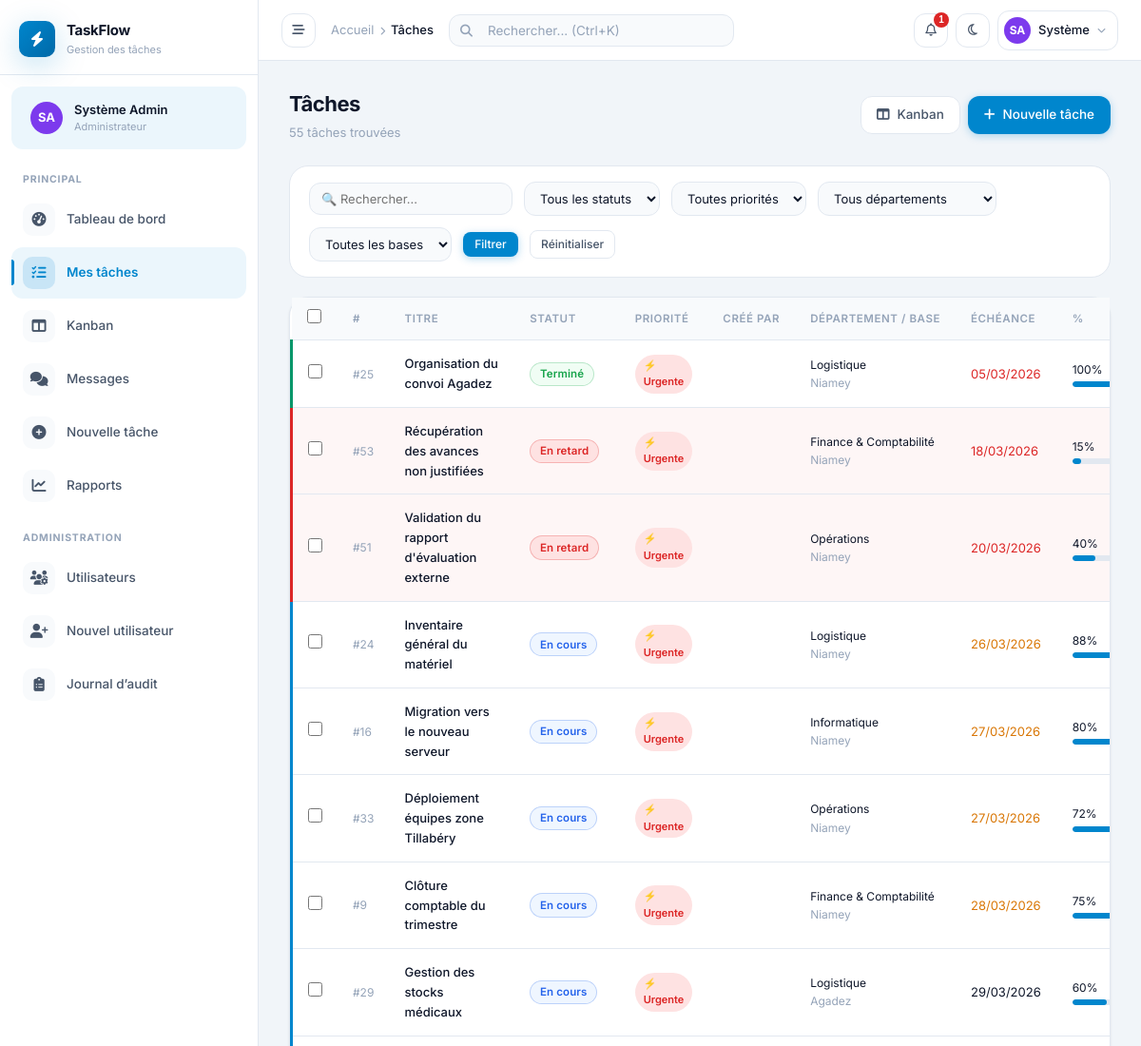
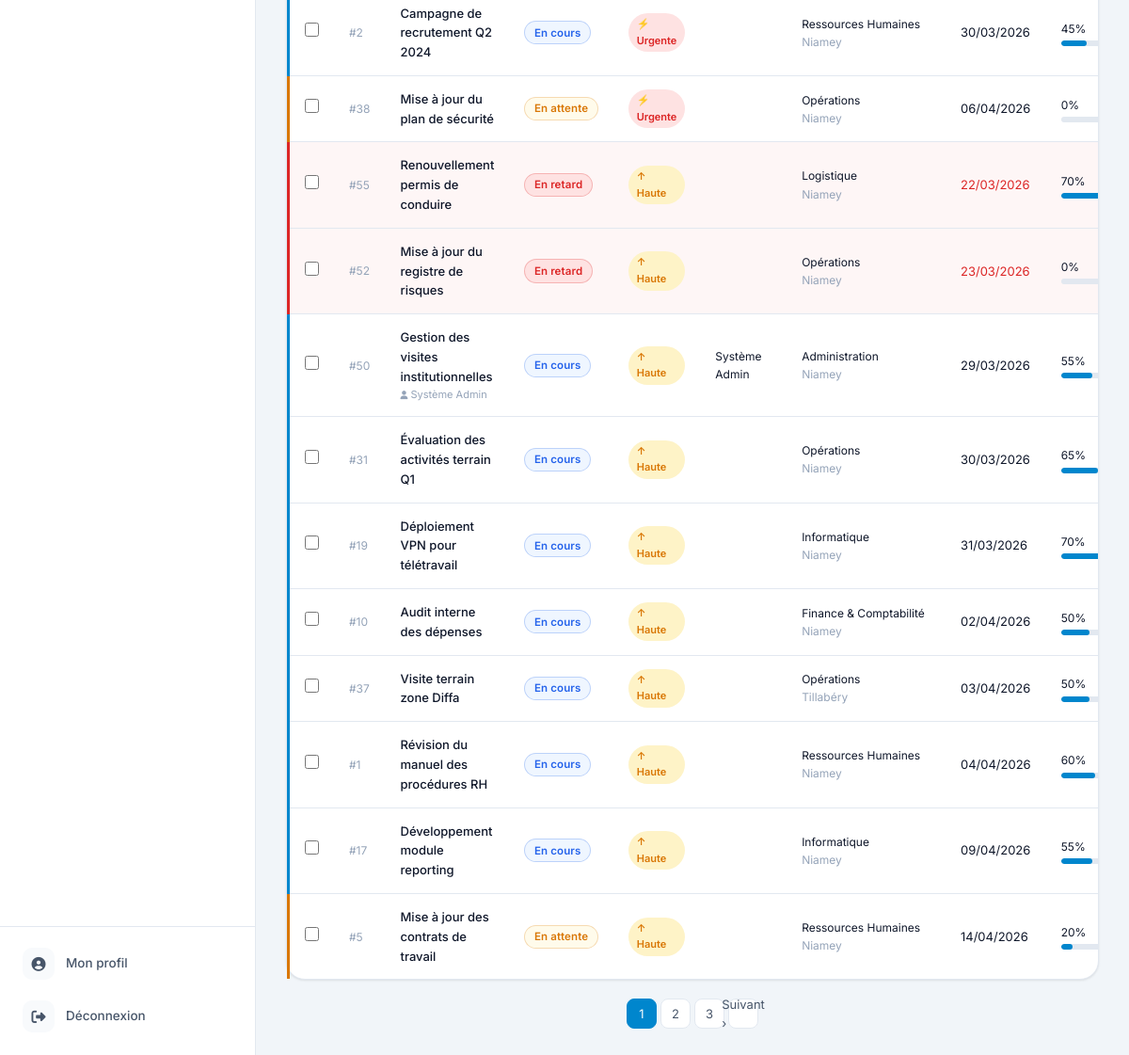
Screenshot of /pages/tasks/list.php (signed in) with the database file from the repository (2 pictures, top to bottom).
### tables this page shows
CREATE TABLE IF NOT EXISTS `users` (
  `id`           INT UNSIGNED AUTO_INCREMENT PRIMARY KEY,
  `nom`          VARCHAR(100) NOT NULL,
  `prenom`       VARCHAR(100) NOT NULL,
  `email`         VARCHAR(200) NOT NULL UNIQUE,
  `notify_email`  TINYINT(1) NOT NULL DEFAULT 1 COMMENT '1 = recevoir les notifications par e-mail',
  `password`      VARCHAR(255) NOT NULL,
  `role`         ENUM('employe','superviseur','chef_dept','cheffe_mission','admin') DEFAULT 'employe',
  `departement_id` INT UNSIGNED DEFAULT NULL,
  `base_id`      INT UNSIGNED DEFAULT NULL,
  `photo`        VARCHAR(255) DEFAULT NULL,
  `telephone`    VARCHAR(30) DEFAULT NULL,
  `poste`        VARCHAR(150) DEFAULT NULL,
  `actif`        TINYINT(1) DEFAULT 1,
  `last_login`   DATETIME DEFAULT NULL,
  `created_at`   TIMESTAMP DEFAULT CURRENT_TIMESTAMP,
  `updated_at`   TIMESTAMP DEFAULT CURRENT_TIMESTAMP ON UPDATE CURRENT_TIMESTAMP,
  FOREIGN KEY (`departement_id`) REFERENCES `departements`(`id`) ON DELETE SET NULL,
  FOREIGN KEY (`base_id`) REFERENCES `bases`(`id`) ON DELETE SET NULL
);

CREATE TABLE IF NOT EXISTS `taches` (
  `id`                   INT UNSIGNED AUTO_INCREMENT PRIMARY KEY,
  `titre`                VARCHAR(255) NOT NULL,
  `description`          TEXT,
  `statut`               ENUM('pas_fait','en_cours','en_attente','termine','annule','en_retard','rejete') DEFAULT 'pas_fait',
  `priorite`             ENUM('basse','normale','haute','urgente') DEFAULT 'normale',
  `date_creation`        DATETIME DEFAULT CURRENT_TIMESTAMP,
  `date_debut`           DATE DEFAULT NULL,
  `date_echeance`        DATE NOT NULL,
  `date_cloture`         DATETIME DEFAULT NULL,
  `createur_id`          INT UNSIGNED NOT NULL,
  `departement_id`       INT UNSIGNED DEFAULT NULL,
  `base_id`              INT UNSIGNED DEFAULT NULL,
  `categorie_id`         INT UNSIGNED DEFAULT NULL,
  `pourcentage`          TINYINT UNSIGNED DEFAULT 0,
  `tache_parente_id`     INT UNSIGNED DEFAULT NULL,
  `updated_at`           TIMESTAMP DEFAULT CURRENT_TIMESTAMP ON UPDATE CURRENT_TIMESTAMP,
  FOREIGN KEY (`createur_id`)      REFERENCES `users`(`id`),
  FOREIGN KEY (`departement_id`)   REFERENCES `departements`(`id`) ON DELETE SET NULL,
  FOREIGN KEY (`base_id`)          REFERENCES `bases`(`id`) ON DELETE SET NULL,
  FOREIGN KEY (`categorie_id`)     REFERENCES `categories`(`id`) ON DELETE SET NULL,
  FOREIGN KEY (`tache_parente_id`) REFERENCES `taches`(`id`) ON DELETE SET NULL
);

CREATE TABLE IF NOT EXISTS `departements` (
  `id`         INT UNSIGNED AUTO_INCREMENT PRIMARY KEY,
  `nom`        VARCHAR(100) NOT NULL,
  `base_id`    INT UNSIGNED,
  `chef_id`    INT UNSIGNED DEFAULT NULL,
  `actif`      TINYINT(1) DEFAULT 1,
  `created_at` TIMESTAMP DEFAULT CURRENT_TIMESTAMP,
  FOREIGN KEY (`base_id`) REFERENCES `bases`(`id`) ON DELETE SET NULL
);

CREATE TABLE IF NOT EXISTS `bases` (
  `id`         INT UNSIGNED AUTO_INCREMENT PRIMARY KEY,
  `nom`        VARCHAR(100) NOT NULL,
  `code`       VARCHAR(20)  NOT NULL UNIQUE,
  `region`     VARCHAR(100),
  `actif`      TINYINT(1) DEFAULT 1,
  `created_at` TIMESTAMP DEFAULT CURRENT_TIMESTAMP
);

### pages/tasks/list.php (the view, shortened to what the rows shown need)
<?php
require_once __DIR__ . '/../../includes/header.php';
?>
<?php
$pdo = getDB();
$filterStatut   = $_GET['statut']   ?? '';
$filterPriorite = $_GET['priorite'] ?? '';
$filterDept     = (int)($_GET['dept'] ?? 0);
$filterBase     = (int)($_GET['base'] ?? 0);
$filterSearch   = trim($_GET['q'] ?? '');
$page           = max(1, (int)($_GET['page'] ?? 1));
$where  = ['1=1'];
$params = [];
if ($currentUser['role'] === 'employe') {
    $where[] = "ta.user_id = ?";
    $params[] = $currentUser['id'];
    $join = "JOIN taches_assignees ta ON ta.tache_id = t.id";
} elseif (in_array($currentUser['role'], ['superviseur','chef_dept'])) {
    $where[] = "t.departement_id = ?";
    $params[] = $currentUser['departement_id'];
    $join = "";
} else {
    $join = "";
}
$whereStr = implode(' AND ', $where);
$countSql  = "SELECT COUNT(DISTINCT t.id) FROM taches t $join WHERE $whereStr";
$countStmt = $pdo->prepare($countSql);
$countStmt->execute($params);
$total = (int)$countStmt->fetchColumn();
$pag = paginate($total, $page);
$dataSql = "SELECT DISTINCT t.*,
    u.prenom AS createur_prenom, u.nom AS createur_nom,
    d.nom AS dept_nom, b.nom AS base_nom,
    (SELECT GROUP_CONCAT(CONCAT(u2.prenom,' ',u2.nom) SEPARATOR ', ')
     FROM taches_assignees ta2 JOIN users u2 ON u2.id=ta2.user_id
     WHERE ta2.tache_id=t.id) AS assignes
    FROM taches t
    $join
    LEFT JOIN users u ON u.id=t.createur_id
    LEFT JOIN departements d ON d.id=t.departement_id
    LEFT JOIN bases b ON b.id=t.base_id
    WHERE $whereStr
    ORDER BY FIELD(t.priorite,'urgente','haute','normale','basse'), t.date_echeance ASC
    LIMIT ? OFFSET ?";
$dataParams = array_merge($params, [$pag['per_page'], $pag['offset']]);
$dataStmt   = $pdo->prepare($dataSql);
$dataStmt->execute($dataParams);
$tasks = $dataStmt->fetchAll();
$filterUrl = '?statut='.urlencode($filterStatut).'&priorite='.urlencode($filterPriorite)
           . '&dept='.$filterDept.'&base='.$filterBase.'&q='.urlencode($filterSearch);
?>
<div class="card">
  <div class="table-wrapper">
    <table id="tasksTable">
      <thead>
        <tr>
          <?php if (isSuperviseur()): ?>
          <th style="width:36px;text-align:center">
            <input type="checkbox" id="selectAll" title="Tout sélectionner" style="cursor:pointer;width:15px;height:15px">
          </th>
          <?php endif; ?>
          <th>#</th>
          <th>Titre</th>
          <th>Statut</th>
          <th>Priorité</th>
          <th>Créé par</th>
          <th>Département / Base</th>
          <th>Échéance</th>
          <th>%</th>
        </tr>
      </thead>
      <tbody>
        <?php foreach ($tasks as $task): ?>
        <?php $realStatus = computeRealStatus($task); ?>
        <tr class="<?= getTaskRowClass($task) ?>" data-id="<?= (int) $task['id'] ?>">
          <?php if (isSuperviseur()): ?>
          <td style="text-align:center">
            <input type="checkbox" class="task-cb" value="<?= (int) $task['id'] ?>"
                   data-titre="<?= sanitize($task['titre']) ?>"
                   data-echeance="<?= sanitize($task['date_echeance'] ?? '') ?>"
                   style="cursor:pointer;width:15px;height:15px">
          </td>
          <?php endif; ?>
          <td style="color:var(--text3);font-size:12px">#<?= $task['id'] ?></td>
          <td>
            <a href="<?= APP_URL ?>/pages/tasks/view.php?id=<?= $task['id'] ?>" style="color:var(--text);text-decoration:none;font-weight:500;display:block">
              <?= sanitize($task['titre']) ?>
            </a>
            <?php if (!empty($task['assignes'])): ?>
            <div style="font-size:11px;color:var(--text3)"><i class="fa-solid fa-user" style="font-size:9px"></i> <?= sanitize($task['assignes']) ?></div>
            <?php endif; ?>
          </td>
          <td><?= getTaskStatusBadge($realStatus) ?></td>
          <td><?= getPriorityBadge($task['priorite']) ?></td>
          <td style="font-size:12px"><?= sanitize($task['createur_prenom'].' '.$task['createur_nom']) ?></td>
          <td style="font-size:12px">
            <?= sanitize($task['dept_nom'] ?? '—') ?><br>
            <span style="color:var(--text3)"><?= sanitize($task['base_nom'] ?? '') ?></span>
          </td>
          <td>
            <?php $days = daysUntil($task['date_echeance']); ?>
            <span style="color:<?= $days < 0 ? '#DC2626' : ($days <= 3 ? '#D97706' : 'var(--text)') ?>;font-size:13px">
              <?= formatDate($task['date_echeance']) ?>
            </span>
          </td>
          <td>
            <div style="font-size:12px;margin-bottom:3px"><?= (int)$task['pourcentage'] ?>%</div>
            <div class="progress-bar" style="width:60px">
              <div class="progress-fill" style="width:<?= (int)$task['pourcentage'] ?>%"></div>
            </div>
          </td>
        </tr>
        <?php endforeach; ?>
      </tbody>
    </table>
  </div>
</div>
<?= renderPagination($pag, $filterUrl) ?>
<?php require_once __DIR__ . '/../../includes/footer.php'; ?>

### includes/header.php (shortened to what the rows shown need)
<?php
if (!defined('TASKFLOW_BOOTSTRAPPED')) {
    require_once __DIR__ . '/layout_init.php';
}
$initials  = strtoupper(substr($currentUser['prenom'], 0, 1) . substr($currentUser['nom'], 0, 1));
?>
<!DOCTYPE html>
<html lang="fr">
<head>
<link rel="stylesheet" href="<?= APP_URL ?>/assets/css/inter.css">
<link rel="stylesheet" href="<?= APP_URL ?>/assets/css/fontawesome.min.css">
<link rel="stylesheet" href="<?= APP_URL ?>/assets/css/style.css">
<link rel="stylesheet" href="https://cdn.jsdelivr.net/npm/flatpickr/dist/flatpickr.min.css">
</head>
<body>
<div class="app-layout">
<aside class="app-sidebar" id="appSidebar">
  <div class="sidebar-user">
    <div class="user-avatar" style="background:<?= getUserColor($currentUser['id']) ?>">
      <?php if (!empty($currentUser['photo'])): ?>
        <img src="<?= APP_URL.'/uploads/photos/'.sanitize($currentUser['photo']) ?>" alt="">
      <?php else: ?>
        <?= $initials ?>
      <?php endif; ?>
    </div>
    <div class="user-info">
      <span class="user-name"><?= sanitize($currentUser['prenom'].' '.$currentUser['nom']) ?></span>
      <span class="user-role"><?= ROLES[$currentUser['role']] ?? $currentUser['role'] ?></span>
    </div>
  </div>
</aside>
<div class="app-main">
  <header class="app-topbar">
    <div class="topbar-actions">
      <div style="position:relative" id="notifWrap">
        <button type="button" class="topbar-btn" onclick="toggleNotifs()" title="Notifications" aria-expanded="false" aria-controls="notifPanel" aria-label="Notifications">
          <i class="fa-regular fa-bell" aria-hidden="true"></i>
          <?php if ($notifCount > 0): ?>
          <span class="notif-badge"><?= $notifCount ?></span>
          <?php endif; ?>
        </button>
      </div>
      <a href="<?= APP_URL ?>/pages/users/profile.php" class="topbar-user">
        <div class="avatar" style="background:<?= getUserColor($currentUser['id']) ?>">
          <?php if (!empty($currentUser['photo'])): ?>
            <img src="<?= APP_URL.'/uploads/photos/'.sanitize($currentUser['photo']) ?>" alt="" style="width:100%;height:100%;object-fit:cover;border-radius:50%">
          <?php else: ?>
            <?= $initials ?>
          <?php endif; ?>
        </div>
        <span class="user-label"><?= sanitize($currentUser['prenom']) ?></span>
        <i class="fa-solid fa-chevron-down" style="font-size:9px;color:var(--text3)"></i>
      </a>
    </div>
  </header>
  <main class="app-content">

### includes/functions.php (shortened to what the rows shown need)
<?php
function getUserColor(int $id): string {
    $colors = ['#0086CD', '#7C3AED', '#059669', '#D97706', '#DC2626', '#0891B2', '#BE185D'];
    return $colors[$id % count($colors)];
}
function getTaskStatusBadge(string $statut): string {
    $statuses = TASK_STATUSES;
    $s = $statuses[$statut];
    return '<span class="badge" style="background:'.$s['bg'].';color:'.$s['color'].';border:1px solid '.$s['color'].'40">'
         . sanitize($s['label']) . '</span>';
}
function getPriorityBadge(string $priorite): string {
    $priorities = TASK_PRIORITIES;
    $p = $priorities[$priorite];
    $icons = ['basse'=>'↓','normale'=>'→','haute'=>'↑','urgente'=>'⚡'];
    return '<span class="priority-badge priority-'.$priorite.'">'
         . ($icons[$priorite]??'') . ' ' . sanitize($p['label']) . '</span>';
}
function getTaskRowClass(array $task): string {
    $statut = computeRealStatus($task);
    $map = [
        'pas_fait'   => 'row-pasfait',
        'en_cours'   => 'row-encours',
        'en_attente' => 'row-attente',
        'termine'    => 'row-termine',
        'annule'     => 'row-annule',
        'en_retard'  => 'row-retard',
        'rejete'     => 'row-rejete',
    ];
    return $map[$statut] ?? '';
}
function computeRealStatus(array $task): string {
    if (in_array($task['statut'], ['termine','annule','rejete'])) return $task['statut'];
    if (!empty($task['date_echeance']) && strtotime($task['date_echeance']) < time()) {
        return 'en_retard';
    }
    return $task['statut'];
}
function formatDate(string $date, string $format = 'd/m/Y'): string {
    return date($format, strtotime($date));
}
function daysUntil(string $date): int {
    return (int) ceil((strtotime($date) - time()) / 86400);
}
function paginate(int $total, int $page, int $perPage = ITEMS_PER_PAGE): array {
    $totalPages = max(1, ceil($total / $perPage));
    $page = max(1, min($page, $totalPages));
    return [
        'total'       => $total,
        'per_page'    => $perPage,
        'current'     => $page,
        'total_pages' => $totalPages,
        'offset'      => ($page - 1) * $perPage,
        'has_prev'    => $page > 1,
        'has_next'    => $page < $totalPages,
    ];
}
function renderPagination(array $pag, string $url): string {
    $html = '<div class="pagination">';
    for ($i = max(1,$pag['current']-2); $i <= min($pag['total_pages'],$pag['current']+2); $i++) {
        $active = $i == $pag['current'] ? ' active' : '';
        $html .= '<a href="'.$url.'&page='.$i.'" class="page-btn'.$active.'">'.$i.'</a>';
    }
    if ($pag['has_next'])
        $html .= '<a href="'.$url.'&page='.($pag['current']+1).'" class="page-btn">Suivant ›</a>';
    $html .= '</div>';
    return $html;
}
function getUnreadNotificationsCount(int $userId): int {
    $pdo  = getDB();
    $stmt = $pdo->prepare("SELECT COUNT(*) FROM notifications WHERE user_id=? AND lu=0");
    $stmt->execute([$userId]);
    return (int)$stmt->fetchColumn();
}

### rows the page displays
users: initials "SA", prenom+nom "Système Admin", role "Administrateur", id "1", prenom "Système"
taches: id "25", titre "Organisation du convoi Agadez", statut "Terminé", priorite "⚡", priorite "Urgente", departement.nom "Logistique", base.nom "Niamey", date_echeance "05/03/2026", pourcentage "100"
taches: id "53", titre "Récupération des avances non justifiées", date_echeance "En retard", priorite "⚡", priorite "Urgente", departement.nom "Finance & Comptabilité", base.nom "Niamey", date_echeance "18/03/2026", pourcentage "15"
taches: id "51", titre "Validation du rapport d'évaluation externe", date_echeance "En retard", priorite "⚡", priorite "Urgente", departement.nom "Opérations", base.nom "Niamey", date_echeance "20/03/2026", pourcentage "40"
taches: id "24", titre "Inventaire général du matériel", statut "En cours", priorite "⚡", priorite "Urgente", departement.nom "Logistique", base.nom "Niamey", date_echeance "26/03/2026", pourcentage "88"
taches: id "16", titre "Migration vers le nouveau serveur", statut "En cours", priorite "⚡", priorite "Urgente", departement.nom "Informatique", base.nom "Niamey", date_echeance "27/03/2026", pourcentage "80"
taches: id "33", titre "Déploiement équipes zone Tillabéry", statut "En cours", priorite "⚡", priorite "Urgente", departement.nom "Opérations", base.nom "Niamey", date_echeance "27/03/2026", pourcentage "72"
taches: id "9", titre "Clôture comptable du trimestre", statut "En cours", priorite "⚡", priorite "Urgente", departement.nom "Finance & Comptabilité", base.nom "Niamey", date_echeance "28/03/2026", pourcentage "75"
taches: id "29", titre "Gestion des stocks médicaux", statut "En cours", priorite "⚡", priorite "Urgente", departement.nom "Logistique", base.nom "Agadez", date_echeance "29/03/2026", pourcentage "60"
taches: id "2", titre "Campagne de recrutement Q2 2024", statut "En cours", priorite "⚡", priorite "Urgente", departement.nom "Ressources Humaines", base.nom "Niamey", date_echeance "30/03/2026", pourcentage "45"
taches: id "38", titre "Mise à jour du plan de sécurité", statut "En attente", priorite "⚡", priorite "Urgente", departement.nom "Opérations", base.nom "Niamey", date_echeance "06/04/2026", pourcentage "0"
taches: id "55", titre "Renouvellement permis de conduire", date_echeance "En retard", priorite "↑", priorite "Haute", departement.nom "Logistique", base.nom "Niamey", date_echeance "22/03/2026", pourcentage "70"
taches: id "52", titre "Mise à jour du registre de risques", date_echeance "En retard", priorite "↑", priorite "Haute", departement.nom "Opérations", base.nom "Niamey", date_echeance "23/03/2026", pourcentage "0"
taches: id "50", titre "Gestion des visites institutionnelles", assignes "Système Admin", statut "En cours", priorite "↑", priorite "Haute", createur.nom "Système Admin", departement.nom "Administration", base.nom "Niamey", date_echeance "29/03/2026", pourcentage "55"
taches: id "31", titre "Évaluation des activités terrain Q1", statut "En cours", priorite "↑", priorite "Haute", departement.nom "Opérations", base.nom "Niamey", date_echeance "30/03/2026", pourcentage "65"
taches: id "19", titre "Déploiement VPN pour télétravail", statut "En cours", priorite "↑", priorite "Haute", departement.nom "Informatique", base.nom "Niamey", date_echeance "31/03/2026", pourcentage "70"
taches: id "10", titre "Audit interne des dépenses", statut "En cours", priorite "↑", priorite "Haute", departement.nom "Finance & Comptabilité", base.nom "Niamey", date_echeance "02/04/2026", pourcentage "50"
taches: id "37", titre "Visite terrain zone Diffa", statut "En cours", priorite "↑", priorite "Haute", departement.nom "Opérations", base.nom "Tillabéry", date_echeance "03/04/2026", pourcentage "50"
taches: id "1", titre "Révision du manuel des procédures RH", statut "En cours", priorite "↑", priorite "Haute", departement.nom "Ressources Humaines", base.nom "Niamey", date_echeance "04/04/2026", pourcentage "60"
taches: id "17", titre "Développement module reporting", statut "En cours", priorite "↑", priorite "Haute", departement.nom "Informatique", base.nom "Niamey", date_echeance "09/04/2026", pourcentage "55"
taches: id "5", titre "Mise à jour des contrats de travail", statut "En attente", priorite "↑", priorite "Haute", departement.nom "Ressources Humaines", base.nom "Niamey", date_echeance "14/04/2026", pourcentage "20"

### other values shown
APP_NAME "TaskFlow"
$bc['label'] "Accueil"
$bc['label'] "Tâches"
$total "55"
